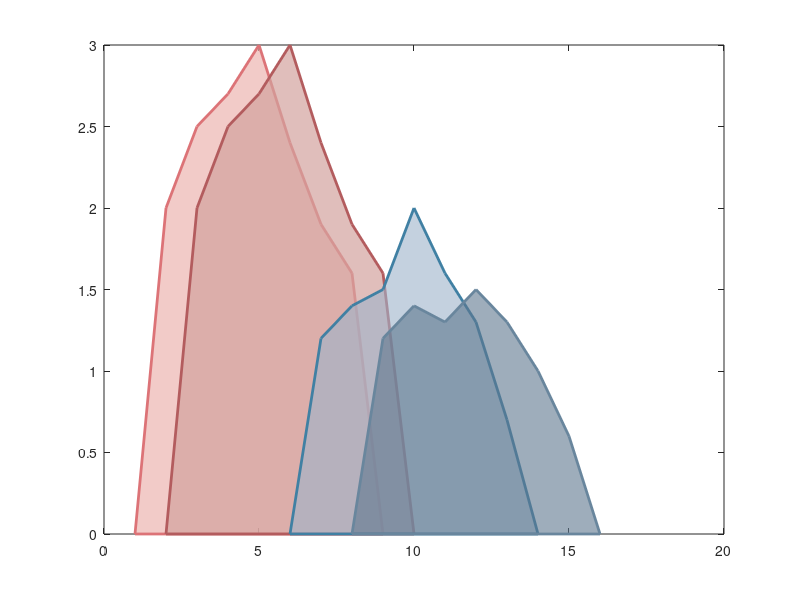

MATLAB code for this plot: (Note: this script raises an error after producing the figure.)
% https://mp.weixin.qq.com/s/cs97Qt_YahuAq-yEzlwOTg
clc;clear;close all;
%面积图
color=[0.925490196078431  0.705882352941177  0.690196078431373;
0.862745098039216  0.450980392156863  0.466666666666667;
0.823529411764706  0.635294117647059  0.619607843137255;
0.701960784313725  0.360784313725490  0.368627450980392;
0.611764705882353  0.698039215686275  0.788235294117647;
0.250980392156863  0.501960784313726  0.639215686274510;
0.368627450980392  0.462745098039216  0.552941176470588;
0.411764705882353  0.525490196078431  0.615686274509804];
x=[1:1:9];
y1=[0,2,2.5,2.7,3,2.4,1.9,1.6,0];
y2=[0,1.2,1.4,1.5,2,1.6,1.3,0.7,0];
y3=[0,1.2,1.4,1.3,1.5,1.3,1.0,0.6,0];
area(x,y1,'FaceAlpha',.7,'FaceColor',color(1,:),'EdgeColor',color(2,:),'LineWidth',2)
hold on
area(x+1,y1,'FaceAlpha',.7,'FaceColor',color(3,:),'EdgeColor',color(4,:),'LineWidth',2)
hold on
area(x+5,y2,'FaceAlpha',.6,'FaceColor',color(5,:),'EdgeColor',color(6,:),'LineWidth',2)
hold on
area(x+7,y3,'FaceAlpha',.6,'FaceColor',color(7,:),'EdgeColor',color(8,:),'LineWidth',2)
hold on
ax = gca;
ax.YLim=[0,4];
set(gca,"FontName","Times New Roman","FontSize",12,"LineWidth",1.5)
box off